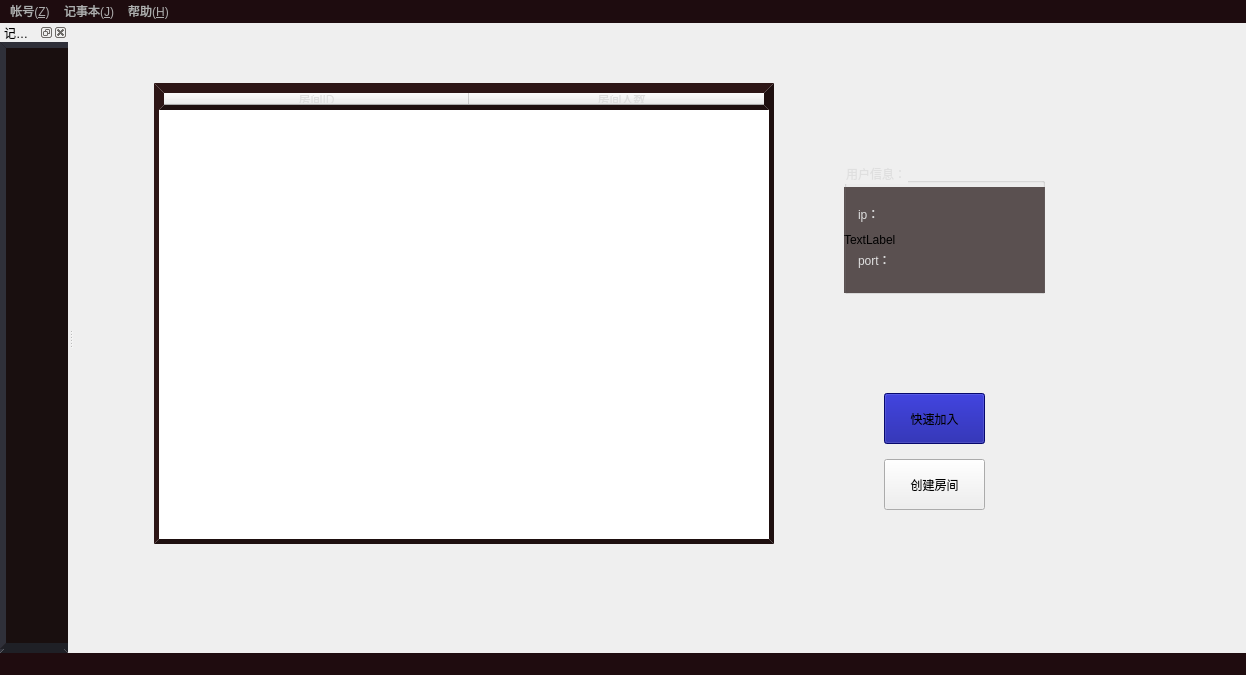
<?xml version="1.0" encoding="UTF-8"?>
<ui version="4.0">
 <class>hall</class>
 <widget class="QMainWindow" name="hall">
  <property name="geometry">
   <rect>
    <x>0</x>
    <y>0</y>
    <width>1246</width>
    <height>675</height>
   </rect>
  </property>
  <property name="windowTitle">
   <string>游戏大厅</string>
  </property>
  <property name="styleSheet">
   <string notr="true"/>
  </property>
  <widget class="QWidget" name="centralWidget">
   <widget class="QTableWidget" name="roomtableWidget">
    <property name="enabled">
     <bool>true</bool>
    </property>
    <property name="geometry">
     <rect>
      <x>80</x>
      <y>60</y>
      <width>620</width>
      <height>461</height>
     </rect>
    </property>
    <property name="maximumSize">
     <size>
      <width>621</width>
      <height>16777215</height>
     </size>
    </property>
    <property name="styleSheet">
     <string notr="true">border-color: rgb(30, 15, 15);
selection-background-color: rgb(40, 41, 75);
font: 75 9pt &quot;新宋体&quot;;
color: rgb(221, 221, 221);
border-style: outset;
border-width: 5px;</string>
    </property>
    <property name="frameShape">
     <enum>QFrame::StyledPanel</enum>
    </property>
    <property name="lineWidth">
     <number>2</number>
    </property>
    <property name="midLineWidth">
     <number>1</number>
    </property>
    <property name="editTriggers">
     <set>QAbstractItemView::NoEditTriggers</set>
    </property>
    <property name="selectionMode">
     <enum>QAbstractItemView::SingleSelection</enum>
    </property>
    <property name="selectionBehavior">
     <enum>QAbstractItemView::SelectRows</enum>
    </property>
    <property name="showGrid">
     <bool>false</bool>
    </property>
    <property name="columnCount">
     <number>2</number>
    </property>
    <attribute name="horizontalHeaderCascadingSectionResizes">
     <bool>false</bool>
    </attribute>
    <attribute name="horizontalHeaderDefaultSectionSize">
     <number>305</number>
    </attribute>
    <attribute name="horizontalHeaderHighlightSections">
     <bool>true</bool>
    </attribute>
    <attribute name="horizontalHeaderMinimumSectionSize">
     <number>10</number>
    </attribute>
    <attribute name="horizontalHeaderShowSortIndicator" stdset="0">
     <bool>true</bool>
    </attribute>
    <attribute name="horizontalHeaderStretchLastSection">
     <bool>true</bool>
    </attribute>
    <attribute name="verticalHeaderVisible">
     <bool>false</bool>
    </attribute>
    <attribute name="verticalHeaderDefaultSectionSize">
     <number>30</number>
    </attribute>
    <column>
     <property name="text">
      <string>房间ID</string>
     </property>
     <property name="font">
      <font>
       <pointsize>9</pointsize>
      </font>
     </property>
    </column>
    <column>
     <property name="text">
      <string>房间人数</string>
     </property>
    </column>
   </widget>
   <widget class="QGroupBox" name="groupBox">
    <property name="geometry">
     <rect>
      <x>770</x>
      <y>140</y>
      <width>201</width>
      <height>131</height>
     </rect>
    </property>
    <property name="styleSheet">
     <string notr="true">color: rgb(223, 223, 223);
font: 75 14pt &quot;微软雅黑&quot;;</string>
    </property>
    <property name="title">
     <string>用户信息：</string>
    </property>
    <layout class="QGridLayout" name="gridLayout">
     <item row="0" column="0">
      <widget class="QLabel" name="label">
       <property name="text">
        <string>ip：</string>
       </property>
      </widget>
     </item>
     <item row="1" column="1">
      <widget class="QLabel" name="port">
       <property name="text">
        <string/>
       </property>
      </widget>
     </item>
     <item row="0" column="1">
      <widget class="QLabel" name="ip">
       <property name="text">
        <string/>
       </property>
      </widget>
     </item>
     <item row="1" column="0">
      <widget class="QLabel" name="label_2">
       <property name="text">
        <string>port：</string>
       </property>
      </widget>
     </item>
    </layout>
   </widget>
   <widget class="QLabel" name="label_3">
    <property name="geometry">
     <rect>
      <x>-260</x>
      <y>50</y>
      <width>1550</width>
      <height>731</height>
     </rect>
    </property>
    <property name="sizePolicy">
     <sizepolicy hsizetype="Expanding" vsizetype="Expanding">
      <horstretch>0</horstretch>
      <verstretch>0</verstretch>
     </sizepolicy>
    </property>
    <property name="styleSheet">
     <string notr="true">border-image: url(:/image/image.jpg);</string>
    </property>
    <property name="text">
     <string/>
    </property>
   </widget>
   <widget class="QPushButton" name="pushButton">
    <property name="geometry">
     <rect>
      <x>810</x>
      <y>370</y>
      <width>101</width>
      <height>51</height>
     </rect>
    </property>
    <property name="palette">
     <palette>
      <active>
       <colorrole role="Button">
        <brush brushstyle="SolidPattern">
         <color alpha="255">
          <red>9</red>
          <green>11</green>
          <blue>152</blue>
         </color>
        </brush>
       </colorrole>
       <colorrole role="Base">
        <brush brushstyle="SolidPattern">
         <color alpha="255">
          <red>9</red>
          <green>11</green>
          <blue>152</blue>
         </color>
        </brush>
       </colorrole>
       <colorrole role="Window">
        <brush brushstyle="SolidPattern">
         <color alpha="255">
          <red>9</red>
          <green>11</green>
          <blue>152</blue>
         </color>
        </brush>
       </colorrole>
      </active>
      <inactive>
       <colorrole role="Button">
        <brush brushstyle="SolidPattern">
         <color alpha="255">
          <red>9</red>
          <green>11</green>
          <blue>152</blue>
         </color>
        </brush>
       </colorrole>
       <colorrole role="Base">
        <brush brushstyle="SolidPattern">
         <color alpha="255">
          <red>9</red>
          <green>11</green>
          <blue>152</blue>
         </color>
        </brush>
       </colorrole>
       <colorrole role="Window">
        <brush brushstyle="SolidPattern">
         <color alpha="255">
          <red>9</red>
          <green>11</green>
          <blue>152</blue>
         </color>
        </brush>
       </colorrole>
      </inactive>
      <disabled>
       <colorrole role="Button">
        <brush brushstyle="SolidPattern">
         <color alpha="255">
          <red>9</red>
          <green>11</green>
          <blue>152</blue>
         </color>
        </brush>
       </colorrole>
       <colorrole role="Base">
        <brush brushstyle="SolidPattern">
         <color alpha="255">
          <red>9</red>
          <green>11</green>
          <blue>152</blue>
         </color>
        </brush>
       </colorrole>
       <colorrole role="Window">
        <brush brushstyle="SolidPattern">
         <color alpha="255">
          <red>9</red>
          <green>11</green>
          <blue>152</blue>
         </color>
        </brush>
       </colorrole>
      </disabled>
     </palette>
    </property>
    <property name="styleSheet">
     <string notr="true">font: 75 14pt &quot;Adobe Arabic&quot;;
</string>
    </property>
    <property name="text">
     <string>快速加入</string>
    </property>
    <property name="iconSize">
     <size>
      <width>16</width>
      <height>16</height>
     </size>
    </property>
   </widget>
   <widget class="QPushButton" name="createButton">
    <property name="geometry">
     <rect>
      <x>810</x>
      <y>436</y>
      <width>101</width>
      <height>51</height>
     </rect>
    </property>
    <property name="styleSheet">
     <string notr="true">font: 75 14pt &quot;微软雅黑&quot;;
</string>
    </property>
    <property name="text">
     <string>创建房间</string>
    </property>
    <property name="iconSize">
     <size>
      <width>16</width>
      <height>16</height>
     </size>
    </property>
   </widget>
   <widget class="QLabel" name="label_4">
    <property name="geometry">
     <rect>
      <x>770</x>
      <y>164</y>
      <width>201</width>
      <height>106</height>
     </rect>
    </property>
    <property name="styleSheet">
     <string notr="true">background-color: rgba(30, 15, 15, 180);</string>
    </property>
    <property name="text">
     <string>TextLabel</string>
    </property>
   </widget>
   <zorder>label_3</zorder>
   <zorder>roomtableWidget</zorder>
   <zorder>pushButton</zorder>
   <zorder>createButton</zorder>
   <zorder>label_4</zorder>
   <zorder>groupBox</zorder>
  </widget>
  <widget class="QMenuBar" name="menuBar">
   <property name="geometry">
    <rect>
     <x>0</x>
     <y>0</y>
     <width>1246</width>
     <height>23</height>
    </rect>
   </property>
   <property name="styleSheet">
    <string notr="true">background-color: rgb(30, 12, 15);
color: rgb(173, 173, 173);</string>
   </property>
   <widget class="QMenu" name="menu">
    <property name="title">
     <string>帐号(&amp;Z)</string>
    </property>
    <addaction name="action"/>
    <addaction name="action_Q"/>
   </widget>
   <widget class="QMenu" name="menu_H">
    <property name="title">
     <string>帮助(&amp;H)</string>
    </property>
    <addaction name="action_2"/>
   </widget>
   <widget class="QMenu" name="menu_J">
    <property name="title">
     <string>记事本(&amp;J)</string>
    </property>
    <addaction name="action_J"/>
   </widget>
   <addaction name="menu"/>
   <addaction name="menu_J"/>
   <addaction name="menu_H"/>
  </widget>
  <widget class="QStatusBar" name="statusBar">
   <property name="layoutDirection">
    <enum>Qt::RightToLeft</enum>
   </property>
   <property name="styleSheet">
    <string notr="true">background-color: rgb(31, 12,15);
color: rgb(216, 216, 216);</string>
   </property>
  </widget>
  <widget class="QDockWidget" name="notepad">
   <property name="enabled">
    <bool>true</bool>
   </property>
   <property name="styleSheet">
    <string notr="true">border-color: rgb(31, 32, 38);
border-style: outset;
border-width: 6px;</string>
   </property>
   <property name="windowTitle">
    <string>记事本</string>
   </property>
   <attribute name="dockWidgetArea">
    <number>1</number>
   </attribute>
   <widget class="QWidget" name="dockWidgetContents_4">
    <widget class="QTextEdit" name="textEdit">
     <property name="geometry">
      <rect>
       <x>0</x>
       <y>0</y>
       <width>80</width>
       <height>607</height>
      </rect>
     </property>
     <property name="styleSheet">
      <string notr="true">color: rgb(212, 212, 212);
background-color: rgb(25, 15, 15);</string>
     </property>
    </widget>
   </widget>
  </widget>
  <action name="action">
   <property name="text">
    <string>退出当前帐号(&amp;W)</string>
   </property>
   <property name="shortcut">
    <string>Ctrl+W</string>
   </property>
  </action>
  <action name="action_Q">
   <property name="text">
    <string>退出游戏(&amp;Q)</string>
   </property>
   <property name="shortcut">
    <string>Ctrl+Q</string>
   </property>
  </action>
  <action name="action_2">
   <property name="text">
    <string>查看帮助(&amp;H)</string>
   </property>
   <property name="shortcut">
    <string>Ctrl+H</string>
   </property>
  </action>
  <action name="action_J">
   <property name="text">
    <string>打开记事本(&amp;J)</string>
   </property>
   <property name="shortcut">
    <string>Ctrl+J</string>
   </property>
  </action>
 </widget>
 <layoutdefault spacing="6" margin="11"/>
 <resources/>
 <connections/>
</ui>
